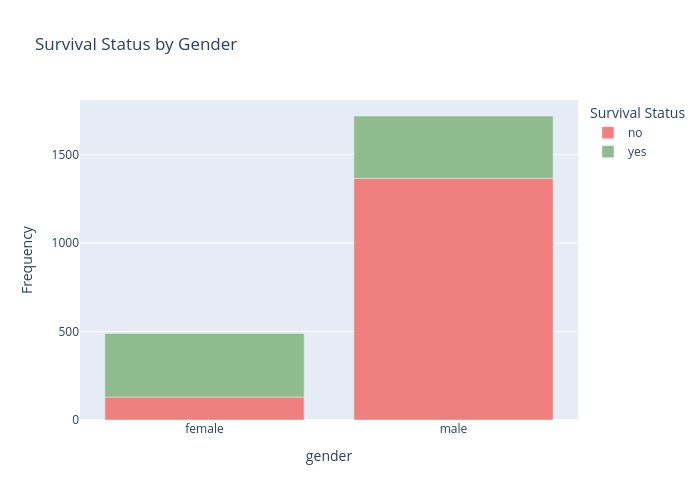

Notebook code cell kept with this figure:
### Markdown cell above
**How does the survival rate change as a function of gender?**

The  chart below demonstrate that while there were many more male passengers than female, females were more likely to live (in terms of survival rate), and more females lived (in terms of raw counts). This is largely owed to the "women and children first" rule when filling lifeboats.

### Code cell
px.bar(pd.crosstab(titanic["gender"], titanic["survived"]),
       labels = {"value":"Frequency",
                 "class":"Gender",
                 "survived":"Survival Status"},
       color_discrete_sequence = ["lightcoral","darkseagreen"],
       title = "Survival Status by Gender",
       height=500, width = 700)

### Figure 1 — Plotly figure (JSON) as saved in the notebook; plotly's stock layout.template omitted (floating-point values rounded to 4 significant figures)
{"data": [{"alignmentgroup": "True", "hovertemplate": "Survival Status=no<br>gender=%{x}<br>Frequency=%{y}<extra></extra>", "legendgroup": "no", "marker": {"color": "lightcoral", "pattern": {"shape": ""}}, "name": "no", "offsetgroup": "no", "orientation": "v", "showlegend": true, "textposition": "auto", "type": "bar", "x": ["female", "male"], "xaxis": "x", "y": [130, 1366], "yaxis": "y"}, {"alignmentgroup": "True", "hovertemplate": "Survival Status=yes<br>gender=%{x}<br>Frequency=%{y}<extra></extra>", "legendgroup": "yes", "marker": {"color": "darkseagreen", "pattern": {"shape": ""}}, "name": "yes", "offsetgroup": "yes", "orientation": "v", "showlegend": true, "textposition": "auto", "type": "bar", "x": ["female", "male"], "xaxis": "x", "y": [359, 352], "yaxis": "y"}], "layout": {"barmode": "relative", "height": 500, "legend": {"title": {"text": "Survival Status"}, "tracegroupgap": 0}, "title": {"text": "Survival Status by Gender"}, "width": 700, "xaxis": {"anchor": "y", "autorange": true, "domain": [0, 1], "range": [-0.5, 1.5], "title": {"text": "gender"}, "type": "category"}, "yaxis": {"anchor": "x", "autorange": true, "domain": [0, 1], "range": [0, 1808.0], "title": {"text": "Frequency"}, "type": "linear"}}}
